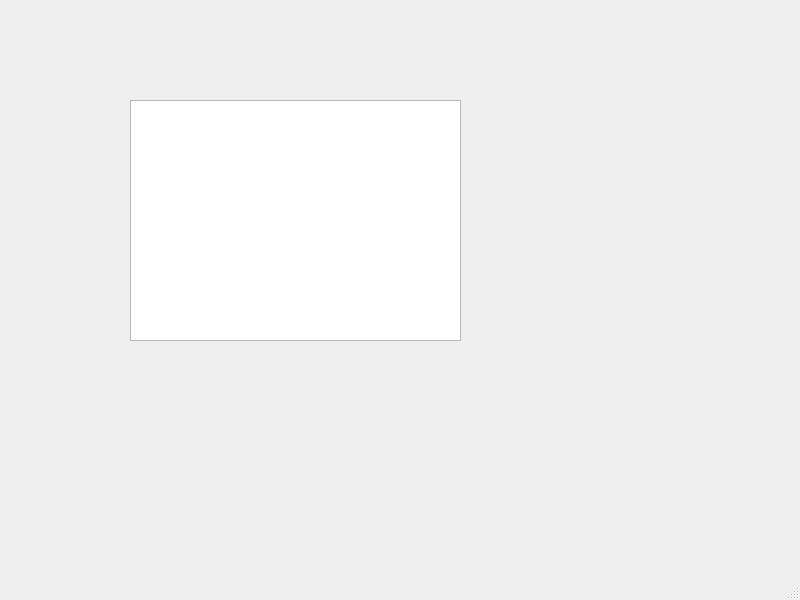
<?xml version="1.0" encoding="UTF-8"?>
<ui version="4.0">
 <class>MainWindow</class>
 <widget class="QMainWindow" name="MainWindow">
  <property name="geometry">
   <rect>
    <x>0</x>
    <y>0</y>
    <width>800</width>
    <height>600</height>
   </rect>
  </property>
  <property name="windowTitle">
   <string>MainWindow</string>
  </property>
  <widget class="QWidget" name="centralwidget">
   <widget class="QTextEdit" name="textEdit">
    <property name="geometry">
     <rect>
      <x>130</x>
      <y>100</y>
      <width>331</width>
      <height>241</height>
     </rect>
    </property>
   </widget>
  </widget>
  <widget class="QMenuBar" name="menubar">
   <property name="geometry">
    <rect>
     <x>0</x>
     <y>0</y>
     <width>800</width>
     <height>22</height>
    </rect>
   </property>
  </widget>
  <widget class="QStatusBar" name="statusbar"/>
 </widget>
 <resources/>
 <connections/>
</ui>
